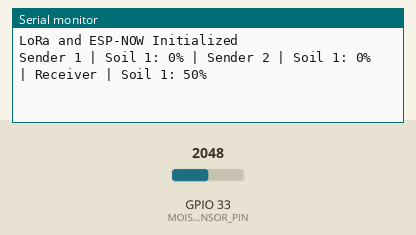
Recording of a sketch running on a simulated ESP32. Parts: the last lines printed to the serial monitor. Inputs (shaded band) come from the test bench; at power-on: GPIO 33 (MOISTURE_SENSOR_PIN) = 2048. No radio packets arrive unless stated.

Above: at 1.2 s.
1.3 s: GPIO 33 (MOISTURE_SENSOR_PIN) set to 2866
At 2.6 s:
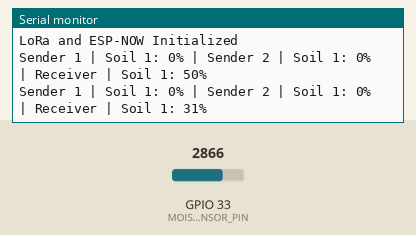
2.8 s: GPIO 33 (MOISTURE_SENSOR_PIN) set to 3603
At 5.2 s:
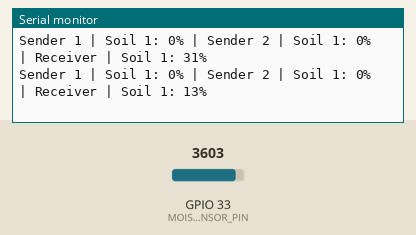

The sketch:

esp_lora_transmitter.ino
```cpp
#include <esp_now.h>
#include <WiFi.h>
#include <SPI.h>
#include <LoRa.h>

// Pin definitions for ESP32 (LoRa)
#define LORA_NSS 5    // NSS pin
#define LORA_RST 2    // Reset pin
#define LORA_DIO0 -1  // DIO0 pin (not used)

// Moisture sensor pins (local)
#define MOISTURE_SENSOR_PIN 33  // Keep only one local moisture sensor

// Structure to store moisture data from ESP-NOW senders
typedef struct struct_message {
    int moisture1;
    int moisture2;
} struct_message;

struct_message soilData1; // Data from sender 1
struct_message soilData2; // Data from sender 2
int localMoisture1;

uint8_t sender1Address[] = {0xD0, 0xEF, 0x76, 0x48, 0x0F, 0x34};  // Sender 1 MAC address
uint8_t sender2Address[] = {0xB0, 0xA7, 0x32, 0x15, 0xFD, 0x6C};  // Sender 2 MAC address

void setup() {
  Serial.begin(115200);
  WiFi.mode(WIFI_STA);

  // Initialize ESP-NOW
  if (esp_now_init() != ESP_OK) {
    Serial.println("Error initializing ESP-NOW");
    return;
  }

  // Register sender 1 peer
  esp_now_peer_info_t peerInfo1;
  memcpy(peerInfo1.peer_addr, sender1Address, 6);
  peerInfo1.channel = 0;
  peerInfo1.encrypt = false;

  if (esp_now_add_peer(&peerInfo1) != ESP_OK) {
    Serial.println("Failed to add peer 1");
    return;
  }

  // Register sender 2 peer
  esp_now_peer_info_t peerInfo2;
  memcpy(peerInfo2.peer_addr, sender2Address, 6);
  peerInfo2.channel = 0;
  peerInfo2.encrypt = false;

  if (esp_now_add_peer(&peerInfo2) != ESP_OK) {
    Serial.println("Failed to add peer 2");
    return;
  }

  // Register callback function to handle incoming data
  esp_now_register_recv_cb(onDataRecv);

  // Initialize LoRa
  LoRa.setPins(LORA_NSS, LORA_RST, LORA_DIO0);
  if (!LoRa.begin(433E6)) {  // Initialize LoRa with 433 MHz frequency
    Serial.println("Starting LoRa failed!");
    while (1);
  }

  Serial.println("LoRa and ESP-NOW Initialized");
}

void loop() {
  // Read and convert local soil moisture data to percentage (0-100%)
  localMoisture1 = map(analogRead(MOISTURE_SENSOR_PIN), 0, 4095, 100, 0);

  // Print all soil moisture values as percentages
  Serial.print("Sender 1 | Soil 1: ");
  Serial.print(soilData1.moisture1);
  Serial.print("% | ");

  Serial.print("Sender 2 | Soil 1: ");
  Serial.print(soilData2.moisture1);
  Serial.print("% | ");

  Serial.print("Receiver | Soil 1: ");
  Serial.print(localMoisture1);
  Serial.println("%");

  // Transmit data over LoRa in percentage
  sendLoRaData();

  delay(2000);  // Update every 2 seconds
}

// Callback function to handle received data from ESP-NOW senders
void onDataRecv(const esp_now_recv_info *info, const uint8_t *incomingData, int len) {
  if (memcmp(info->src_addr, sender1Address, 6) == 0) {
    memcpy(&soilData1, incomingData, sizeof(soilData1));
    soilData1.moisture1 = map(soilData1.moisture1, 0, 4095, 100, 0); // Convert to percentage
  } else if (memcmp(info->src_addr, sender2Address, 6) == 0) {
    memcpy(&soilData2, incomingData, sizeof(soilData2));
    soilData2.moisture1 = map(soilData2.moisture1, 0, 4095, 100, 0); // Convert to percentage
  }
}

// Function to send soil moisture data over LoRa in percentage
void sendLoRaData() {
  LoRa.beginPacket();

  // Transmit soil moisture data from sender 1 as percentage
  LoRa.print("Sender 1 | Soil 1: ");
  LoRa.print(soilData1.moisture1);
  LoRa.print("% | ");

  // Transmit soil moisture data from sender 2 as percentage
  LoRa.print("Sender 2 | Soil 1: ");
  LoRa.print(soilData2.moisture1);
  LoRa.print("% | ");

  // Transmit local soil moisture data as percentage
  LoRa.print("Receiver | Soil 1: ");
  LoRa.print(localMoisture1);
  LoRa.print("%");

  LoRa.endPacket();
}
```

Measured:
- after the input at 1.3 s, the serial monitor: prints a new line after 0.78 s (image 1)
- after the input at 2.8 s, the serial monitor: prints a new line after 1.3 s (image 2)
